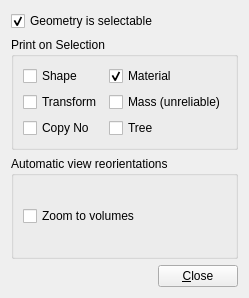
<ui version="4.0" >
 <class>GeoSysSettingsInteractionsForm</class>
 <widget class="QWidget" name="GeoSysSettingsInteractionsForm" >
  <property name="geometry" >
   <rect>
    <x>0</x>
    <y>0</y>
    <width>240</width>
    <height>298</height>
   </rect>
  </property>
  <property name="windowTitle" >
   <string>Form</string>
  </property>
  <layout class="QVBoxLayout" name="verticalLayout" >
   <item>
    <layout class="QHBoxLayout" name="_3" >
     <item>
      <widget class="QCheckBox" name="checkBox_geomselectable" >
       <property name="text" >
        <string>Geometry is selectable</string>
       </property>
       <property name="checked" >
        <bool>true</bool>
       </property>
      </widget>
     </item>
     <item>
      <spacer>
       <property name="orientation" >
        <enum>Qt::Horizontal</enum>
       </property>
       <property name="sizeHint" stdset="0" >
        <size>
         <width>16</width>
         <height>20</height>
        </size>
       </property>
      </spacer>
     </item>
    </layout>
   </item>
   <item>
    <widget class="QGroupBox" name="groupBox_printOnSelection" >
     <property name="title" >
      <string>Print on Selection</string>
     </property>
     <layout class="QGridLayout" name="blabla_2" >
      <item row="0" column="0" >
       <widget class="QCheckBox" name="checkBox_print_shape" >
        <property name="text" >
         <string>Shape</string>
        </property>
       </widget>
      </item>
      <item row="0" column="1" >
       <widget class="QCheckBox" name="checkBox_print_material" >
        <property name="text" >
         <string>Material</string>
        </property>
        <property name="checked" >
         <bool>true</bool>
        </property>
       </widget>
      </item>
      <item row="1" column="0" >
       <widget class="QCheckBox" name="checkBox_print_transform" >
        <property name="text" >
         <string>Transform</string>
        </property>
       </widget>
      </item>
      <item row="1" column="1" >
       <widget class="QCheckBox" name="checkBox_print_mass" >
        <property name="toolTip" >
         <string>&lt;html>&lt;head>&lt;meta name="qrichtext" content="1" />&lt;style type="text/css">
p, li { white-space: pre-wrap; }
&lt;/style>&lt;/head>&lt;body style=" font-family:'Sans Serif'; font-size:9pt; font-weight:400; font-style:normal;">
&lt;p style=" margin-top:0px; margin-bottom:0px; margin-left:0px; margin-right:0px; -qt-block-indent:0; text-indent:0px;">In the case where either the selected volume or one its daugthers (or daughters daughters, etc.), is defined as a boolean volume, this might not give an entirely accurate result.&lt;/p>&lt;/body>&lt;/html></string>
        </property>
        <property name="text" >
         <string>Mass (unreliable)</string>
        </property>
       </widget>
      </item>
      <item row="2" column="0" >
       <widget class="QCheckBox" name="checkBox_print_copyno" >
        <property name="text" >
         <string>Copy No</string>
        </property>
       </widget>
      </item>
      <item row="2" column="1" >
       <widget class="QCheckBox" name="checkBox_print_tree" >
        <property name="text" >
         <string>Tree</string>
        </property>
       </widget>
      </item>
     </layout>
    </widget>
   </item>
   <item>
    <widget class="QGroupBox" name="groupBox_automaticViewReorientations" >
     <property name="title" >
      <string>Automatic view reorientations</string>
     </property>
     <layout class="QVBoxLayout" >
      <item>
       <widget class="QCheckBox" name="checkBox_zoomToVolumes" >
        <property name="text" >
         <string>Zoom to volumes</string>
        </property>
       </widget>
      </item>
     </layout>
    </widget>
   </item>
   <item>
    <layout class="QHBoxLayout" name="_4" >
     <item>
      <spacer>
       <property name="orientation" >
        <enum>Qt::Horizontal</enum>
       </property>
       <property name="sizeHint" stdset="0" >
        <size>
         <width>40</width>
         <height>20</height>
        </size>
       </property>
      </spacer>
     </item>
     <item>
      <widget class="QPushButton" name="pushButton_close" >
       <property name="text" >
        <string>&amp;Close</string>
       </property>
      </widget>
     </item>
    </layout>
   </item>
  </layout>
 </widget>
 <resources/>
 <connections/>
</ui>
